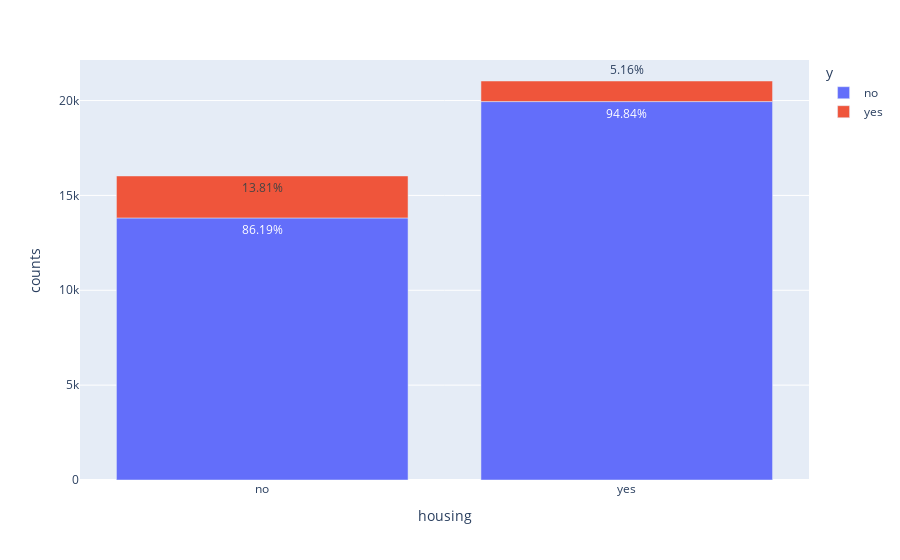

This figure's notebook cell:
### Markdown cell above
Q8: How does housing loans affect Y?

### Code cell
# Calculate the counts for each group
grouped_df = data.groupby(['housing', 'y']).size().reset_index(name='counts')

# Calculate the percentages for each group
percentages = grouped_df.groupby('housing')['counts'].apply(lambda x: x / x.sum() * 100).reset_index(level=0, drop=True)

# Assign the percentages to a new column in grouped_df
grouped_df['percentages'] = percentages

# Create the bar chart
fig = px.bar(grouped_df, x='housing', y='counts', color='y',
             text=grouped_df['percentages'].apply(lambda x: f'{x:.2f}%'))

fig.show()

### Figure 1 — Plotly figure (JSON) as saved in the notebook; plotly's stock layout.template omitted (floating-point values rounded to 4 significant figures)
{"data": [{"alignmentgroup": "True", "hovertemplate": "y=no<br>housing=%{x}<br>counts=%{y}<br>text=%{text}<extra></extra>", "legendgroup": "no", "marker": {"color": "#636efa", "pattern": {"shape": ""}}, "name": "no", "offsetgroup": "no", "orientation": "v", "showlegend": true, "text": ["86.19%", "94.84%"], "textposition": "auto", "type": "bar", "x": ["no", "yes"], "xaxis": "x", "y": [13813, 19946], "yaxis": "y"}, {"alignmentgroup": "True", "hovertemplate": "y=yes<br>housing=%{x}<br>counts=%{y}<br>text=%{text}<extra></extra>", "legendgroup": "yes", "marker": {"color": "#EF553B", "pattern": {"shape": ""}}, "name": "yes", "offsetgroup": "yes", "orientation": "v", "showlegend": true, "text": ["13.81%", "5.16%"], "textposition": "auto", "type": "bar", "x": ["no", "yes"], "xaxis": "x", "y": [2214, 1085], "yaxis": "y"}], "layout": {"autosize": true, "barmode": "relative", "legend": {"title": {"text": "y"}, "tracegroupgap": 0}, "margin": {"t": 60}, "xaxis": {"anchor": "y", "autorange": true, "domain": [0, 1], "range": [-0.5, 1.5], "title": {"text": "housing"}, "type": "category"}, "yaxis": {"anchor": "x", "autorange": true, "domain": [0, 1], "range": [0, 22140.0], "title": {"text": "counts"}, "type": "linear"}}}
